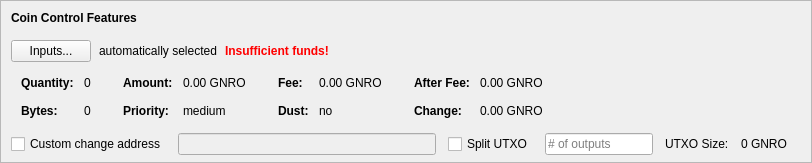
    <widget class="QFrame" name="frameCoinControl">
     <property name="sizePolicy">
      <sizepolicy hsizetype="Expanding" vsizetype="Expanding">
       <horstretch>0</horstretch>
       <verstretch>0</verstretch>
      </sizepolicy>
     </property>
     <property name="maximumSize">
      <size>
       <width>16777215</width>
       <height>16777215</height>
      </size>
     </property>
     <property name="frameShape">
      <enum>QFrame::StyledPanel</enum>
     </property>
     <property name="frameShadow">
      <enum>QFrame::Sunken</enum>
     </property>
     <layout class="QVBoxLayout" name="verticalLayoutCoinControl2">
      <property name="spacing">
       <number>0</number>
      </property>
      <property name="leftMargin">
       <number>0</number>
      </property>
      <property name="topMargin">
       <number>0</number>
      </property>
      <property name="rightMargin">
       <number>0</number>
      </property>
      <property name="bottomMargin">
       <number>6</number>
      </property>
      <item>
       <layout class="QVBoxLayout" name="verticalLayoutCoinControl" stretch="0,0,0,0,1">
        <property name="spacing">
         <number>0</number>
        </property>
        <property name="leftMargin">
         <number>10</number>
        </property>
        <property name="topMargin">
         <number>10</number>
        </property>
        <item>
         <layout class="QHBoxLayout" name="horizontalLayoutCoinControl1">
          <property name="bottomMargin">
           <number>15</number>
          </property>
          <item>
           <widget class="QLabel" name="labelCoinControlFeatures">
            <property name="sizePolicy">
             <sizepolicy hsizetype="Preferred" vsizetype="Maximum">
              <horstretch>0</horstretch>
              <verstretch>0</verstretch>
             </sizepolicy>
            </property>
            <property name="font">
             <font>
              <weight>75</weight>
              <bold>true</bold>
             </font>
            </property>
            <property name="styleSheet">
             <string notr="true">font-weight:bold;</string>
            </property>
            <property name="text">
             <string>Coin Control Features</string>
            </property>
           </widget>
          </item>
         </layout>
        </item>
        <item>
         <layout class="QHBoxLayout" name="horizontalLayoutCoinControl2" stretch="0,0,0,0">
          <property name="spacing">
           <number>8</number>
          </property>
          <property name="bottomMargin">
           <number>10</number>
          </property>
          <item>
           <widget class="QPushButton" name="pushButtonCoinControl">
            <property name="styleSheet">
             <string notr="true"/>
            </property>
            <property name="text">
             <string>Inputs...</string>
            </property>
            <property name="autoDefault">
             <bool>false</bool>
            </property>
           </widget>
          </item>
          <item>
           <widget class="QLabel" name="labelCoinControlAutomaticallySelected">
            <property name="text">
             <string>automatically selected</string>
            </property>
            <property name="margin">
             <number>5</number>
            </property>
           </widget>
          </item>
          <item>
           <widget class="QLabel" name="labelCoinControlInsuffFunds">
            <property name="font">
             <font>
              <weight>75</weight>
              <bold>true</bold>
             </font>
            </property>
            <property name="styleSheet">
             <string notr="true">color:red;font-weight:bold;</string>
            </property>
            <property name="text">
             <string>Insufficient funds!</string>
            </property>
            <property name="margin">
             <number>5</number>
            </property>
           </widget>
          </item>
          <item>
           <spacer name="horizontalSpacerCoinControl">
            <property name="orientation">
             <enum>Qt::Horizontal</enum>
            </property>
            <property name="sizeHint" stdset="0">
             <size>
              <width>40</width>
              <height>1</height>
             </size>
            </property>
           </spacer>
          </item>
         </layout>
        </item>
        <item>
         <widget class="QWidget" name="widgetCoinControl" native="true">
          <property name="sizePolicy">
           <sizepolicy hsizetype="Preferred" vsizetype="Preferred">
            <horstretch>0</horstretch>
            <verstretch>0</verstretch>
           </sizepolicy>
          </property>
          <property name="minimumSize">
           <size>
            <width>0</width>
            <height>0</height>
           </size>
          </property>
          <property name="styleSheet">
           <string notr="true"/>
          </property>
          <layout class="QHBoxLayout" name="horizontalLayoutCoinControl5">
           <property name="leftMargin">
            <number>0</number>
           </property>
           <property name="topMargin">
            <number>0</number>
           </property>
           <property name="rightMargin">
            <number>0</number>
           </property>
           <property name="bottomMargin">
            <number>0</number>
           </property>
           <item>
            <layout class="QHBoxLayout" name="horizontalLayoutCoinControl3" stretch="0,0,0,1">
             <property name="spacing">
              <number>20</number>
             </property>
             <property name="topMargin">
              <number>0</number>
             </property>
             <property name="bottomMargin">
              <number>10</number>
             </property>
             <item>
              <layout class="QFormLayout" name="formLayoutCoinControl1">
               <property name="horizontalSpacing">
                <number>10</number>
               </property>
               <property name="verticalSpacing">
                <number>14</number>
               </property>
               <property name="leftMargin">
                <number>10</number>
               </property>
               <property name="topMargin">
                <number>4</number>
               </property>
               <property name="rightMargin">
                <number>6</number>
               </property>
               <item row="0" column="0">
                <widget class="QLabel" name="labelCoinControlQuantityText">
                 <property name="font">
                  <font>
                   <weight>75</weight>
                   <bold>true</bold>
                  </font>
                 </property>
                 <property name="text">
                  <string>Quantity:</string>
                 </property>
                 <property name="margin">
                  <number>0</number>
                 </property>
                </widget>
               </item>
               <item row="0" column="1">
                <widget class="QLabel" name="labelCoinControlQuantity">
                 <property name="cursor">
                  <cursorShape>IBeamCursor</cursorShape>
                 </property>
                 <property name="contextMenuPolicy">
                  <enum>Qt::ActionsContextMenu</enum>
                 </property>
                 <property name="text">
                  <string notr="true">0</string>
                 </property>
                 <property name="margin">
                  <number>0</number>
                 </property>
                 <property name="textInteractionFlags">
                  <set>Qt::LinksAccessibleByMouse|Qt::TextSelectableByKeyboard|Qt::TextSelectableByMouse</set>
                 </property>
                </widget>
               </item>
               <item row="1" column="0">
                <widget class="QLabel" name="labelCoinControlBytesText">
                 <property name="font">
                  <font>
                   <weight>75</weight>
                   <bold>true</bold>
                  </font>
                 </property>
                 <property name="text">
                  <string>Bytes:</string>
                 </property>
                </widget>
               </item>
               <item row="1" column="1">
                <widget class="QLabel" name="labelCoinControlBytes">
                 <property name="cursor">
                  <cursorShape>IBeamCursor</cursorShape>
                 </property>
                 <property name="contextMenuPolicy">
                  <enum>Qt::ActionsContextMenu</enum>
                 </property>
                 <property name="text">
                  <string notr="true">0</string>
                 </property>
                 <property name="textInteractionFlags">
                  <set>Qt::LinksAccessibleByMouse|Qt::TextSelectableByKeyboard|Qt::TextSelectableByMouse</set>
                 </property>
                </widget>
               </item>
              </layout>
             </item>
             <item>
              <layout class="QFormLayout" name="formLayoutCoinControl2">
               <property name="horizontalSpacing">
                <number>10</number>
               </property>
               <property name="verticalSpacing">
                <number>14</number>
               </property>
               <property name="leftMargin">
                <number>6</number>
               </property>
               <property name="topMargin">
                <number>4</number>
               </property>
               <property name="rightMargin">
                <number>6</number>
               </property>
               <item row="0" column="0">
                <widget class="QLabel" name="labelCoinControlAmountText">
                 <property name="font">
                  <font>
                   <weight>75</weight>
                   <bold>true</bold>
                  </font>
                 </property>
                 <property name="text">
                  <string>Amount:</string>
                 </property>
                 <property name="margin">
                  <number>0</number>
                 </property>
                </widget>
               </item>
               <item row="0" column="1">
                <widget class="QLabel" name="labelCoinControlAmount">
                 <property name="cursor">
                  <cursorShape>IBeamCursor</cursorShape>
                 </property>
                 <property name="contextMenuPolicy">
                  <enum>Qt::ActionsContextMenu</enum>
                 </property>
                 <property name="text">
                  <string notr="true">0.00 GNRO</string>
                 </property>
                 <property name="textInteractionFlags">
                  <set>Qt::LinksAccessibleByMouse|Qt::TextSelectableByKeyboard|Qt::TextSelectableByMouse</set>
                 </property>
                </widget>
               </item>
               <item row="1" column="0">
                <widget class="QLabel" name="labelCoinControlPriorityText">
                 <property name="font">
                  <font>
                   <weight>75</weight>
                   <bold>true</bold>
                  </font>
                 </property>
                 <property name="text">
                  <string>Priority:</string>
                 </property>
                </widget>
               </item>
               <item row="1" column="1">
                <widget class="QLabel" name="labelCoinControlPriority">
                 <property name="cursor">
                  <cursorShape>IBeamCursor</cursorShape>
                 </property>
                 <property name="contextMenuPolicy">
                  <enum>Qt::ActionsContextMenu</enum>
                 </property>
                 <property name="text">
                  <string>medium</string>
                 </property>
                 <property name="textInteractionFlags">
                  <set>Qt::LinksAccessibleByMouse|Qt::TextSelectableByKeyboard|Qt::TextSelectableByMouse</set>
                 </property>
                </widget>
               </item>
              </layout>
             </item>
             <item>
              <layout class="QFormLayout" name="formLayoutCoinControl3">
               <property name="horizontalSpacing">
                <number>10</number>
               </property>
               <property name="verticalSpacing">
                <number>14</number>
               </property>
               <property name="leftMargin">
                <number>6</number>
               </property>
               <property name="topMargin">
                <number>4</number>
               </property>
               <property name="rightMargin">
                <number>6</number>
               </property>
               <item row="0" column="0">
                <widget class="QLabel" name="labelCoinControlFeeText">
                 <property name="font">
                  <font>
                   <weight>75</weight>
                   <bold>true</bold>
                  </font>
                 </property>
                 <property name="text">
                  <string>Fee:</string>
                 </property>
                 <property name="margin">
                  <number>0</number>
                 </property>
                </widget>
               </item>
               <item row="0" column="1">
                <widget class="QLabel" name="labelCoinControlFee">
                 <property name="cursor">
                  <cursorShape>IBeamCursor</cursorShape>
                 </property>
                 <property name="contextMenuPolicy">
                  <enum>Qt::ActionsContextMenu</enum>
                 </property>
                 <property name="text">
                  <string notr="true">0.00 GNRO</string>
                 </property>
                 <property name="textInteractionFlags">
                  <set>Qt::LinksAccessibleByMouse|Qt::TextSelectableByKeyboard|Qt::TextSelectableByMouse</set>
                 </property>
                </widget>
               </item>
               <item row="1" column="0">
                <widget class="QLabel" name="labelCoinControlLowOutputText">
                 <property name="font">
                  <font>
                   <weight>75</weight>
                   <bold>true</bold>
                  </font>
                 </property>
                 <property name="text">
                  <string>Dust:</string>
                 </property>
                </widget>
               </item>
               <item row="1" column="1">
                <widget class="QLabel" name="labelCoinControlLowOutput">
                 <property name="cursor">
                  <cursorShape>IBeamCursor</cursorShape>
                 </property>
                 <property name="contextMenuPolicy">
                  <enum>Qt::ActionsContextMenu</enum>
                 </property>
                 <property name="text">
                  <string>no</string>
                 </property>
                 <property name="textInteractionFlags">
                  <set>Qt::LinksAccessibleByMouse|Qt::TextSelectableByKeyboard|Qt::TextSelectableByMouse</set>
                 </property>
                </widget>
               </item>
              </layout>
             </item>
             <item>
              <layout class="QFormLayout" name="formLayoutCoinControl4">
               <property name="horizontalSpacing">
                <number>10</number>
               </property>
               <property name="verticalSpacing">
                <number>14</number>
               </property>
               <property name="leftMargin">
                <number>6</number>
               </property>
               <property name="topMargin">
                <number>4</number>
               </property>
               <property name="rightMargin">
                <number>6</number>
               </property>
               <item row="0" column="0">
                <widget class="QLabel" name="labelCoinControlAfterFeeText">
                 <property name="font">
                  <font>
                   <weight>75</weight>
                   <bold>true</bold>
                  </font>
                 </property>
                 <property name="text">
                  <string>After Fee:</string>
                 </property>
                 <property name="margin">
                  <number>0</number>
                 </property>
                </widget>
               </item>
               <item row="0" column="1">
                <widget class="QLabel" name="labelCoinControlAfterFee">
                 <property name="cursor">
                  <cursorShape>IBeamCursor</cursorShape>
                 </property>
                 <property name="contextMenuPolicy">
                  <enum>Qt::ActionsContextMenu</enum>
                 </property>
                 <property name="text">
                  <string notr="true">0.00 GNRO</string>
                 </property>
                 <property name="textInteractionFlags">
                  <set>Qt::LinksAccessibleByMouse|Qt::TextSelectableByKeyboard|Qt::TextSelectableByMouse</set>
                 </property>
                </widget>
               </item>
               <item row="1" column="0">
                <widget class="QLabel" name="labelCoinControlChangeText">
                 <property name="font">
                  <font>
                   <weight>75</weight>
                   <bold>true</bold>
                  </font>
                 </property>
                 <property name="text">
                  <string>Change:</string>
                 </property>
                </widget>
               </item>
               <item row="1" column="1">
                <widget class="QLabel" name="labelCoinControlChange">
                 <property name="cursor">
                  <cursorShape>IBeamCursor</cursorShape>
                 </property>
                 <property name="contextMenuPolicy">
                  <enum>Qt::ActionsContextMenu</enum>
                 </property>
                 <property name="text">
                  <string notr="true">0.00 GNRO</string>
                 </property>
                 <property name="textInteractionFlags">
                  <set>Qt::LinksAccessibleByMouse|Qt::TextSelectableByKeyboard|Qt::TextSelectableByMouse</set>
                 </property>
                </widget>
               </item>
              </layout>
             </item>
            </layout>
           </item>
          </layout>
         </widget>
        </item>
        <item>
         <layout class="QHBoxLayout" name="horizontalLayoutCoinControl4" stretch="0,0,0,0,0,0,0">
          <property name="spacing">
           <number>12</number>
          </property>
          <property name="sizeConstraint">
           <enum>QLayout::SetDefaultConstraint</enum>
          </property>
          <property name="topMargin">
           <number>5</number>
          </property>
          <property name="rightMargin">
           <number>5</number>
          </property>
          <item>
           <widget class="QCheckBox" name="checkBoxCoinControlChange">
            <property name="toolTip">
             <string>If this is activated, but the change address is empty or invalid, change will be sent to a newly generated address.</string>
            </property>
            <property name="text">
             <string>Custom change address</string>
            </property>
           </widget>
          </item>
          <item>
           <widget class="QValidatedLineEdit" name="lineEditCoinControlChange">
            <property name="enabled">
             <bool>false</bool>
            </property>
            <property name="sizePolicy">
             <sizepolicy hsizetype="Expanding" vsizetype="Fixed">
              <horstretch>0</horstretch>
              <verstretch>0</verstretch>
             </sizepolicy>
            </property>
           </widget>
          </item>
          <item>
           <widget class="QCheckBox" name="splitBlockCheckBox">
            <property name="text">
             <string>Split UTXO</string>
            </property>
           </widget>
          </item>
          <item>
           <widget class="QLineEdit" name="splitBlockLineEdit">
            <property name="sizePolicy">
             <sizepolicy hsizetype="Fixed" vsizetype="Fixed">
              <horstretch>50</horstretch>
              <verstretch>0</verstretch>
             </sizepolicy>
            </property>
            <property name="placeholderText">
             <string># of outputs</string>
            </property>
           </widget>
          </item>
          <item>
           <widget class="QLabel" name="labelBlockSizeText">
            <property name="text">
             <string>UTXO Size:</string>
            </property>
           </widget>
          </item>
          <item>
           <widget class="QLabel" name="labelBlockSize">
            <property name="text">
             <string>0 GNRO</string>
            </property>
           </widget>
          </item>
          <item>
           <widget class="QLabel" name="labelCoinControlChangeLabel">
            <property name="sizePolicy">
             <sizepolicy hsizetype="Preferred" vsizetype="Expanding">
              <horstretch>0</horstretch>
              <verstretch>0</verstretch>
             </sizepolicy>
            </property>
            <property name="minimumSize">
             <size>
              <width>0</width>
              <height>0</height>
             </size>
            </property>
            <property name="text">
             <string/>
            </property>
            <property name="margin">
             <number>3</number>
            </property>
           </widget>
          </item>
         </layout>
        </item>
        <item>
         <spacer name="verticalSpacerCoinControl">
          <property name="orientation">
           <enum>Qt::Vertical</enum>
          </property>
          <property name="sizeHint" stdset="0">
           <size>
            <width>800</width>
            <height>1</height>
           </size>
          </property>
         </spacer>
        </item>
       </layout>
      </item>
     </layout>
    </widget>
